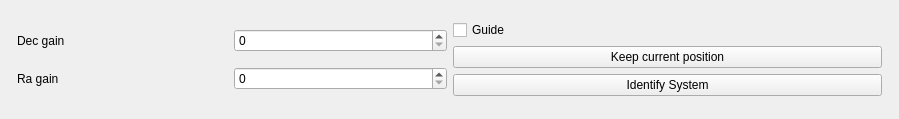
       <widget class="QWidget" name="tab_2">
        <attribute name="title">
         <string>Auto speed</string>
        </attribute>
        <widget class="QWidget" name="horizontalLayoutWidget_2">
         <property name="geometry">
          <rect>
           <x>9</x>
           <y>9</y>
           <width>881</width>
           <height>101</height>
          </rect>
         </property>
         <layout class="QHBoxLayout" name="horizontalLayout_4">
          <property name="leftMargin">
           <number>5</number>
          </property>
          <property name="topMargin">
           <number>5</number>
          </property>
          <property name="rightMargin">
           <number>5</number>
          </property>
          <property name="bottomMargin">
           <number>5</number>
          </property>
          <item>
           <layout class="QHBoxLayout" name="horizontalLayout_8">
            <property name="leftMargin">
             <number>3</number>
            </property>
            <property name="rightMargin">
             <number>3</number>
            </property>
            <item>
             <layout class="QVBoxLayout" name="verticalLayout_7">
              <property name="spacing">
               <number>3</number>
              </property>
              <property name="topMargin">
               <number>3</number>
              </property>
              <property name="bottomMargin">
               <number>3</number>
              </property>
              <item>
               <layout class="QHBoxLayout" name="horizontalLayout_7">
                <item>
                 <widget class="QLabel" name="label_4">
                  <property name="sizeIncrement">
                   <size>
                    <width>0</width>
                    <height>0</height>
                   </size>
                  </property>
                  <property name="text">
                   <string>Dec gain</string>
                  </property>
                 </widget>
                </item>
                <item>
                 <widget class="QSpinBox" name="spinBox_5"/>
                </item>
               </layout>
              </item>
              <item>
               <layout class="QHBoxLayout" name="horizontalLayout_6">
                <item>
                 <widget class="QLabel" name="label_2">
                  <property name="text">
                   <string>Ra gain</string>
                  </property>
                 </widget>
                </item>
                <item>
                 <widget class="QSpinBox" name="spinBox_4"/>
                </item>
               </layout>
              </item>
             </layout>
            </item>
            <item>
             <layout class="QVBoxLayout" name="verticalLayout_8">
              <property name="spacing">
               <number>3</number>
              </property>
              <property name="topMargin">
               <number>3</number>
              </property>
              <property name="bottomMargin">
               <number>3</number>
              </property>
              <item>
               <widget class="QCheckBox" name="checkBox_startGuiding">
                <property name="text">
                 <string>Guide</string>
                </property>
               </widget>
              </item>
              <item>
               <widget class="QPushButton" name="pushButton_3">
                <property name="text">
                 <string>Keep current position</string>
                </property>
               </widget>
              </item>
              <item>
               <widget class="QPushButton" name="pushButton_2">
                <property name="text">
                 <string>Identify System</string>
                </property>
               </widget>
              </item>
             </layout>
            </item>
           </layout>
          </item>
         </layout>
        </widget>
       </widget>
